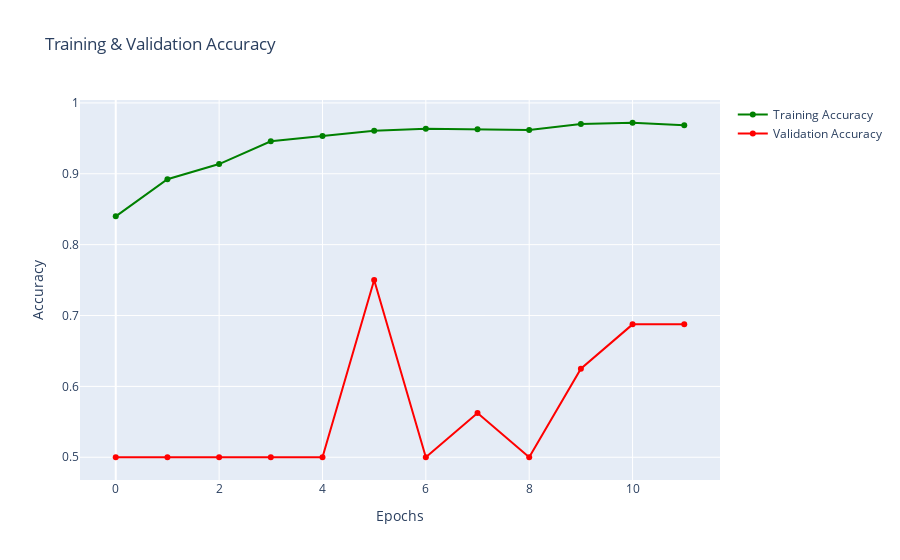
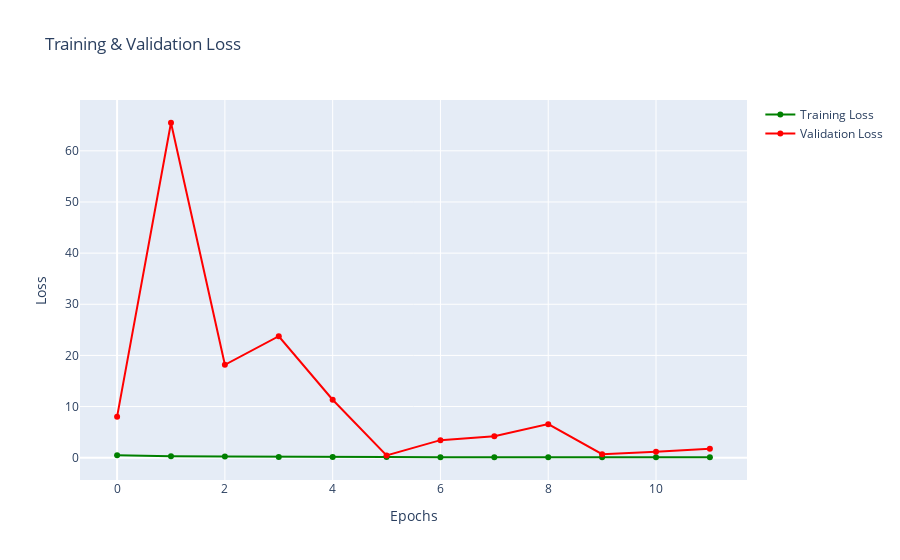

The code cell stored with these charts, in order, in its notebook:
### Code cell
import plotly.graph_objects as go

epochs = [i for i in range(12)]
train_acc = history.history['accuracy']
train_loss = history.history['loss']
val_acc = history.history['val_accuracy']
val_loss = history.history['val_loss']

# Plot Training vs  Validation Accuracy mate
fig = go.Figure()
fig.add_trace(go.Scatter(x=epochs, y=train_acc, mode='lines+markers', name='Training Accuracy', marker=dict(color='green')))
fig.add_trace(go.Scatter(x=epochs, y=val_acc, mode='lines+markers', name='Validation Accuracy', marker=dict(color='red')))
fig.update_layout(title='Training & Validation Accuracy', xaxis_title='Epochs', yaxis_title='Accuracy')
fig.show()

# Plot Training vs  Validation Loss mate
fig = go.Figure()
fig.add_trace(go.Scatter(x=epochs, y=train_loss, mode='lines+markers', name='Training Loss', marker=dict(color='green')))
fig.add_trace(go.Scatter(x=epochs, y=val_loss, mode='lines+markers', name='Validation Loss', marker=dict(color='red')))
fig.update_layout(title='Training & Validation Loss', xaxis_title='Epochs', yaxis_title='Loss')
fig.show()

### Figure 1 — Plotly figure (JSON) as saved in the notebook; plotly's stock layout.template omitted (floating-point values rounded to 4 significant figures)
{"data": [{"marker": {"color": "green"}, "mode": "lines+markers", "name": "Training Accuracy", "type": "scatter", "x": [0, 1, 2, 3, 4, 5, 6, 7, 8, 9, 10, 11], "y": [0.8399, 0.8923, 0.9137, 0.9459, 0.9532, 0.9607, 0.9636, 0.963, 0.9618, 0.9701, 0.972, 0.9684]}, {"marker": {"color": "red"}, "mode": "lines+markers", "name": "Validation Accuracy", "type": "scatter", "x": [0, 1, 2, 3, 4, 5, 6, 7, 8, 9, 10, 11], "y": [0.5, 0.5, 0.5, 0.5, 0.5, 0.75, 0.5, 0.5625, 0.5, 0.625, 0.6875, 0.6875]}], "layout": {"title": {"text": "Training & Validation Accuracy"}, "xaxis": {"title": {"text": "Epochs"}}, "yaxis": {"title": {"text": "Accuracy"}}}}

### Figure 2 — Plotly figure (JSON) as saved in the notebook; plotly's stock layout.template omitted (floating-point values rounded to 4 significant figures)
{"data": [{"marker": {"color": "green"}, "mode": "lines+markers", "name": "Training Loss", "type": "scatter", "x": [0, 1, 2, 3, 4, 5, 6, 7, 8, 9, 10, 11], "y": [0.4805, 0.2774, 0.2401, 0.153, 0.1277, 0.117, 0.099, 0.103, 0.1038, 0.08929, 0.09565, 0.09815]}, {"marker": {"color": "red"}, "mode": "lines+markers", "name": "Validation Loss", "type": "scatter", "x": [0, 1, 2, 3, 4, 5, 6, 7, 8, 9, 10, 11], "y": [8.024, 65.49, 18.17, 23.75, 11.34, 0.4462, 3.436, 4.207, 6.565, 0.6983, 1.15, 1.748]}], "layout": {"title": {"text": "Training & Validation Loss"}, "xaxis": {"title": {"text": "Epochs"}}, "yaxis": {"title": {"text": "Loss"}}}}
